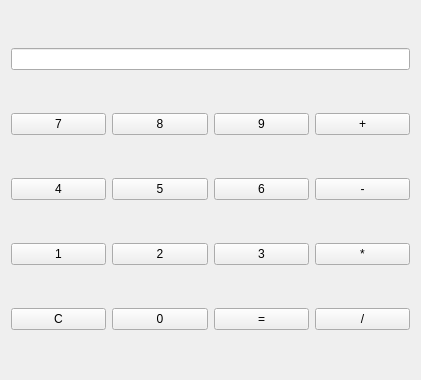
<?xml version="1.0" encoding="UTF-8"?>
<ui version="4.0">
 <class>Calculatrice</class>
 <widget class="QWidget" name="Calculatrice">
  <property name="geometry">
   <rect>
    <x>0</x>
    <y>0</y>
    <width>421</width>
    <height>380</height>
   </rect>
  </property>
  <property name="windowTitle">
   <string>Calculatrice</string>
  </property>
  <layout class="QGridLayout" name="gridLayout_2">
   <item row="0" column="0" colspan="4">
    <widget class="QLineEdit" name="lineEditAfficheur"/>
   </item>
   <item row="1" column="0">
    <widget class="QPushButton" name="pushButton7">
     <property name="text">
      <string>7</string>
     </property>
    </widget>
   </item>
   <item row="1" column="1">
    <widget class="QPushButton" name="pushButton8">
     <property name="text">
      <string>8</string>
     </property>
    </widget>
   </item>
   <item row="1" column="2">
    <widget class="QPushButton" name="pushButton9">
     <property name="text">
      <string>9</string>
     </property>
    </widget>
   </item>
   <item row="1" column="3">
    <widget class="QPushButton" name="pushButtonPlus">
     <property name="text">
      <string>+</string>
     </property>
    </widget>
   </item>
   <item row="2" column="0">
    <widget class="QPushButton" name="pushButton4">
     <property name="text">
      <string>4</string>
     </property>
    </widget>
   </item>
   <item row="2" column="1">
    <widget class="QPushButton" name="pushButton5">
     <property name="text">
      <string>5</string>
     </property>
    </widget>
   </item>
   <item row="2" column="2">
    <widget class="QPushButton" name="pushButton6">
     <property name="text">
      <string>6</string>
     </property>
    </widget>
   </item>
   <item row="2" column="3">
    <widget class="QPushButton" name="pushButtonMoins">
     <property name="text">
      <string>-</string>
     </property>
    </widget>
   </item>
   <item row="3" column="0">
    <widget class="QPushButton" name="pushButton1">
     <property name="text">
      <string>1</string>
     </property>
    </widget>
   </item>
   <item row="3" column="1">
    <widget class="QPushButton" name="pushButton2">
     <property name="text">
      <string>2</string>
     </property>
    </widget>
   </item>
   <item row="3" column="2">
    <widget class="QPushButton" name="pushButton3">
     <property name="text">
      <string>3</string>
     </property>
    </widget>
   </item>
   <item row="3" column="3">
    <widget class="QPushButton" name="pushButtonMultiplier">
     <property name="text">
      <string>*</string>
     </property>
    </widget>
   </item>
   <item row="4" column="0">
    <widget class="QPushButton" name="pushButtonClear">
     <property name="text">
      <string>C</string>
     </property>
    </widget>
   </item>
   <item row="4" column="1">
    <widget class="QPushButton" name="pushButton0">
     <property name="text">
      <string>0</string>
     </property>
    </widget>
   </item>
   <item row="4" column="2">
    <widget class="QPushButton" name="pushButtonEgal">
     <property name="text">
      <string>=</string>
     </property>
    </widget>
   </item>
   <item row="4" column="3">
    <widget class="QPushButton" name="pushButtonDiviser">
     <property name="text">
      <string>/</string>
     </property>
    </widget>
   </item>
  </layout>
 </widget>
 <layoutdefault spacing="6" margin="11"/>
 <resources/>
 <connections/>
</ui>
